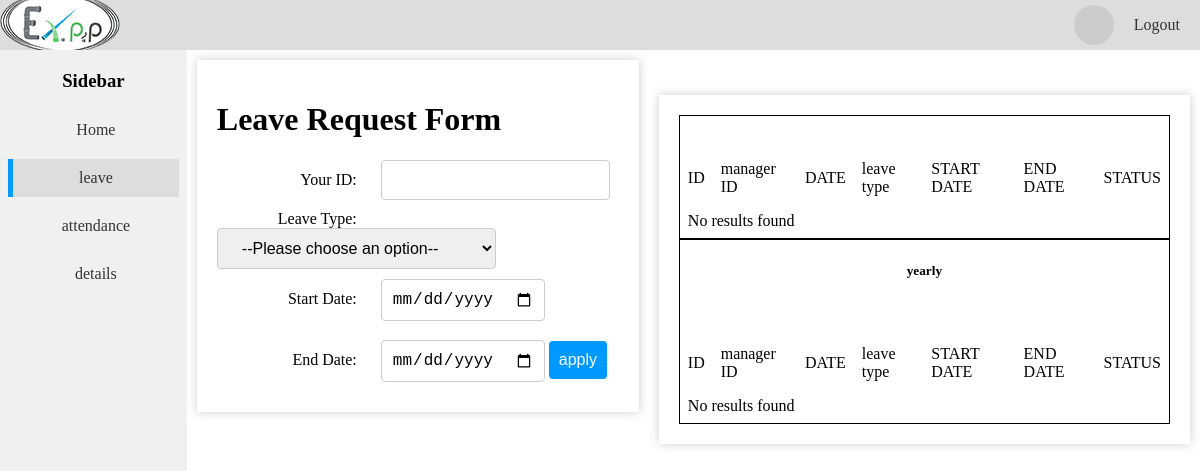
Page /managerleave.php on the earlier database version.
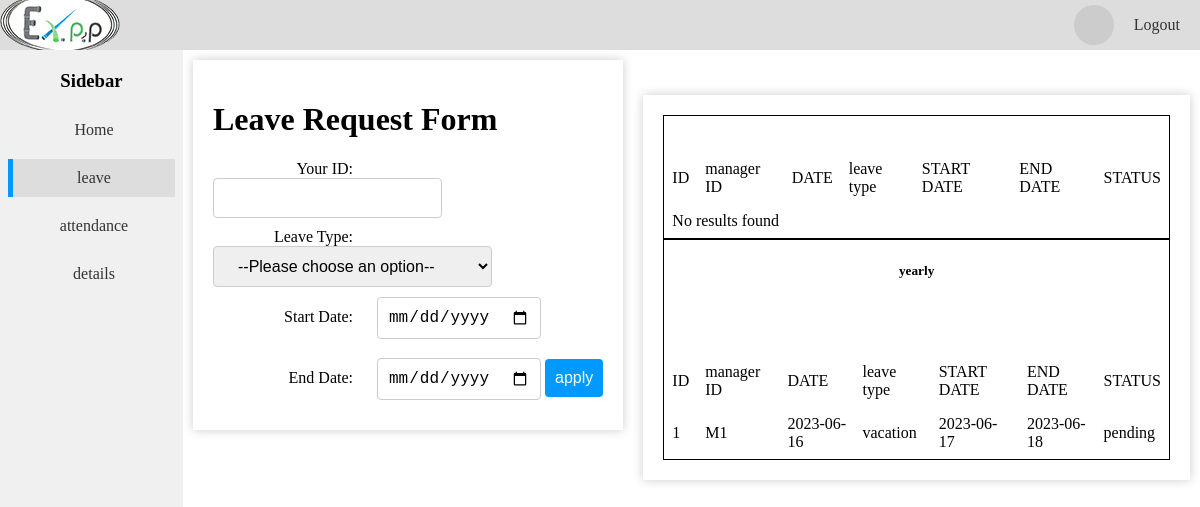
Same page on the later database version.
### tables this page shows
CREATE TABLE `employee_leave` (
  `leaveID` int(11) NOT NULL,
  `employeeID` int(11) DEFAULT NULL,
  `managerID` varchar(255) DEFAULT NULL,
  `date` date NOT NULL,
  `leavetype` varchar(50) NOT NULL,
  `startdate` date NOT NULL,
  `enddate` date NOT NULL,
  `status` varchar(15) NOT NULL
);

### managerleave.php (the view, shortened to what this page needs)
<!DOCTYPE html>
<html>
<head>
</head>
<body>
<div class="page-container">
  <?php include 'header.php'; ?>
  <div class="content-container">
  <div class="sidebar">
    <h3>Sidebar</h3>
    <a href="managerdashboard.php">Home</a>
    <a class="active"href="managerleave.php">leave</a>
    <a href="managerattendance.php">attendance</a>
    <a href="managerdetails.php">details</a>
  </div>
  <div class="rightofsidebar">
<div class="container">
   <h1>Leave Request Form</h1>
   <form action="fillleave.php" method="post"><label for="userID">Your ID:</label>
        <input type="text" id="userID" name="userID" value="<?php echo $_SESSION['user_type']; ?>" required><br>
        <label for="leavetype">Leave Type:</label>
        <select id="leavetype" name="leavetype" required>
            <option value="">--Please choose an option--</option>
        </select><br>
        <label for="startdate">Start Date:</label>
        <input type="date" id="startdate" name="startdate" required><br>
        <label for="enddate">End Date:</label>
        <input type="date" id="enddate" name="enddate" required>
        <input type="submit" value="apply">
    </form>
    </div>
    <div class="container">
     <div class="employee-info">
    <table>
            <thead> <br><br>
            <tr>
                <td>ID</td>
                <td>manager ID</td>
                <td>DATE</td>
                <td>leave type</td>
                <td>START DATE</td>
                <td>END DATE</td>
                <td>STATUS</td>
            </tr>
            </thead>
         <tbody>
            <?php
            require_once "connection.php";
            $sql = "SELECT * from employee_leave WHERE managerID IS NOT NULL  AND date=CURDATE()";
            $query = $conn->query($sql);
            if ($query->num_rows > 0) {
              while($row = $query->fetch_assoc()) {
                  echo "<tr>";
                  echo "<td>" . $row["leaveID"] . "</td>";
                  echo "<td>" . $row["managerID"] . "</td>";
                  echo "<td>" . $row["date"] . "</td>";
                  echo "<td>" . $row["leavetype"] . "</td>";
                  echo "<td>" . $row["startdate"] . "</td>";
                  echo "<td>" . $row["enddate"] . "</td>";
                  echo "<td>" . $row["status"] . "</td>";
                  echo "</tr>";
              }
          } else {
              echo "<tr><td colspan='11'>No results found</td></tr>";
          }
            ?>
         </tbody>
        </table>
    </div>
    <div class="employee-info">
    <div>
    <table>
    <h5>yearly</h5>
            <thead> <br><br>
            <tr>
                <td>ID</td>
                <td>manager ID</td>
                <td>DATE</td>
                <td>leave type</td>
                <td>START DATE</td>
                <td>END DATE</td>
                <td>STATUS</td>
            </tr>
            </thead>
         <tbody>
    <?php
        require_once "connection.php";
        $sql = "SELECT * from employee_leave WHERE managerID IS NOT NULL AND YEAR(date) = YEAR(CURDATE())";
        $query = $conn->query($sql);
        if ($query->num_rows > 0) {
            while($row = $query->fetch_assoc()) {
                echo "<tr>";
                echo "<td>" . $row["leaveID"] . "</td>";
                echo "<td>" . $row["managerID"] . "</td>";
                echo "<td>" . $row["date"] . "</td>";
                echo "<td>" . $row["leavetype"] . "</td>";
                echo "<td>" . $row["startdate"] . "</td>";
                echo "<td>" . $row["enddate"] . "</td>";
                echo "<td>" . $row["status"] . "</td>";
                echo "</tr>";
                echo '<br>';
            }
        } else {
            echo "<tr><td colspan='11'>No results found</td></tr>";
        }
        ?>
    </div>
    </div>
</div>
  </div>
  </div>
</body>
</html>

Differences in the rows shown:
added employee_leave: leaveID "1", managerID "M1", date "2023-06-16", leavetype "vacation", startdate "2023-06-17", enddate "2023-06-18", status "pending"
Other differences:
text no longer shown: "No results found"
